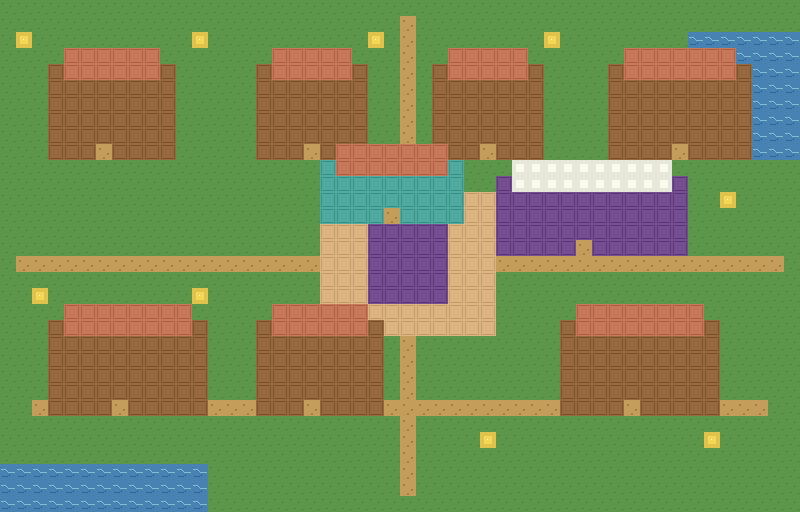

Tiled map render using the project's own tile images. Description and the map definition, with tile-layer contents summarised, below:
An orthogonal 50x32 tile map with 16x16 px tiles, 3 tile layers (Back, Buildings, Front).

<map version="1.10" tiledversion="1.10.2" orientation="orthogonal" renderorder="right-down" width="50" height="32" tilewidth="16" tileheight="16" infinite="0" nextlayerid="4" nextobjectid="1">
  <tileset firstgid="1" name="e25_proto_tiles" tilewidth="16" tileheight="16" tilecount="17" columns="17">
    <image source="e25_proto_tiles.png" width="272" height="16" />
    <tile id="0">
      <properties>
        <property name="Passable" value="T" />
      </properties>
    </tile>
    <tile id="1">
      <properties>
        <property name="Passable" value="T" />
      </properties>
    </tile>
    <tile id="2">
      <properties>
        <property name="Passable" value="T" />
      </properties>
    </tile>
    <tile id="3">
      <properties>
        <property name="Passable" value="T" />
        <property name="Diggable" value="T" />
      </properties>
    </tile>
    <tile id="4" />
    <tile id="5" />
    <tile id="6">
      <properties>
        <property name="Passable" value="T" />
      </properties>
    </tile>
    <tile id="7">
      <properties>
        <property name="Passable" value="T" />
      </properties>
    </tile>
    <tile id="8">
      <properties>
        <property name="Passable" value="T" />
      </properties>
    </tile>
    <tile id="9" />
    <tile id="10" />
    <tile id="11">
      <properties>
        <property name="Passable" value="T" />
      </properties>
    </tile>
    <tile id="12" />
    <tile id="13" />
    <tile id="14" />
    <tile id="15" />
    <tile id="16">
      <properties>
        <property name="Passable" value="T" />
        <property name="Action" value="Shop E25GardenShop" />
      </properties>
    </tile>
  </tileset>
  <layer id="1" name="Back" width="50" height="32">
    <data>[1600 cells, 1600 non-empty, 6 distinct tile ids]</data>
  </layer>
  <layer id="2" name="Buildings" width="50" height="32">
    <data>[1600 cells, 450 non-empty, 4 distinct tile ids]</data>
  </layer>
  <layer id="3" name="Front" width="50" height="32">
    <data>[1600 cells, 124 non-empty, 2 distinct tile ids]</data>
  </layer>
</map>
